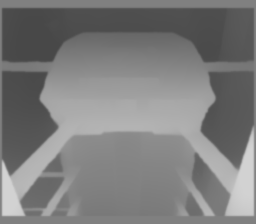
#> input picture web/depth/s09da5e43ea.png, 256 x 224 px
$ python -i make_depth.py   (imports and definitions only)
#> lines starting #> are read from the running program, lines starting #| are printed output that depends on the picture; after the words box and inside, x2 and y2 are one past the last pixel; in counts of white or black regions, pixels touching at a corner belong together
#!/usr/bin/env python3
"""Turns scene captures into depth maps the viewer can load.

  python3 tools/make_depth.py path/to/snatcher-captures [more folders or zips...]

For each capture it finds the illustration (the largest non-black area: Snatcher
draws its pictures in a box with black around them), runs Depth Anything V2 on
just that box, and writes:

  web/depth/<id>.png      8-bit depth, same size as the capture.
                          128 = the screen plane; higher = closer to you.
                          Text, borders and anything outside the picture stay at 128.
  web/depth/manifest.json fingerprints the game uses to recognise each scene.

Needs: numpy, Pillow, scipy, the ONNX Runtime C library and the model. The
runner and model paths are set with ONNX_RUNNER / DEPTH_MODEL (see README).
Only depth maps and fingerprints are written: the captures themselves (the
game's artwork) never go into the repository.
"""
import hashlib, json, os, subprocess, sys, tempfile, zipfile, pathlib
import numpy as np
from PIL import Image, ImageFilter
from scipy import ndimage

ROOT = pathlib.Path(__file__).resolve().parent.parent
OUT = ROOT / 'web' / 'depth'
RUNNER = os.environ.get('ONNX_RUNNER', '/root/depth/run_onnx')
MODEL = os.environ.get('DEPTH_MODEL', '/root/depth/depth_anything_v2_vits.onnx')
SIZE = 518                     # the model's fixed input size

FAR, NEAR = 72, 210            # depth range used inside the picture (128 = screen plane)


def infer(img):
    x = np.asarray(img.convert('RGB').resize((SIZE, SIZE), Image.BICUBIC), dtype=np.float32) / 255.0
    x = ((x - [0.485, 0.456, 0.406]) / [0.229, 0.224, 0.225]).transpose(2, 0, 1)[None].astype(np.float32)
    with tempfile.TemporaryDirectory() as t:
        x.tofile(f'{t}/in.f32')
        r = subprocess.run([RUNNER, MODEL, '1', '3', str(SIZE), str(SIZE), f'{t}/in.f32', f'{t}/out.f32'], capture_output=True, text=True)
        if r.returncode: raise SystemExit('depth model failed: ' + r.stderr)
        return np.fromfile(f'{t}/out.f32', dtype=np.float32).reshape(SIZE, SIZE)


def picture_box(rgb):
    """Bounding box of the largest solid non-black region (the illustration)."""
    lum = rgb.astype(np.float32) @ [0.3, 0.59, 0.11]
    mask = lum > 18
    # close small gaps (dark pixels inside the art), drop thin text lines
    mask = ndimage.binary_closing(mask, np.ones((5, 5)))
    mask = ndimage.binary_opening(mask, np.ones((9, 9)))
    lab, n = ndimage.label(mask)
    if not n: return None
    sizes = ndimage.sum(mask, lab, range(1, n + 1))
    k = int(np.argmax(sizes)) + 1
    if sizes[k - 1] < 0.08 * mask.size: return None          # nothing picture-like (menus, text screens)
    ys, xs = np.where(lab == k)
    return xs.min(), ys.min(), xs.max() + 1, ys.max() + 1


# [27 lines left out: function flatten_screens, not called in this run]


def make_map(img):
    rgb = np.asarray(img.convert('RGB'))
    h, w = rgb.shape[:2]
    depth = np.full((h, w), 128, np.float32)
    box = picture_box(rgb)
    if box:
        x0, y0, x1, y1 = box
        crop = img.crop(box)
        d = infer(crop)
        d = np.asarray(Image.fromarray(d).resize((x1 - x0, y1 - y0), Image.BILINEAR))
        lo, hi = np.percentile(d, 2), np.percentile(d, 98)
        d = np.clip((d - lo) / (hi - lo + 1e-6), 0, 1)
        d = flatten_screens(np.asarray(crop.convert('RGB')), FAR + d * (NEAR - FAR))
        depth[y0:y1, x0:x1] = d
    out = Image.fromarray(np.clip(depth, 0, 255).astype(np.uint8))
    return out.filter(ImageFilter.GaussianBlur(0.8)), box


# [43 lines left out: functions captures, main, not called in this run]


# [2 lines not run here, left out]

>>> from PIL import Image
>>> picture = Image.open('../web/depth/s09da5e43ea.png')
#> picture is the input picture: PIL image 256x224 L; min 72, max 210, mean 124.5
>>> result = make_map(picture)
#> in picture_box, `mask = lum > 18`: mask: shape (224, 256) bool; every value is 1
#> in picture_box, `mask = ndimage.binary_closing(mask, np.ones((5, 5)))`:
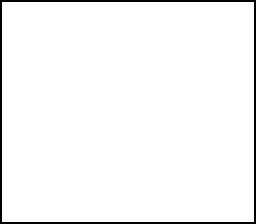
#> mask: shape (224, 256) bool; 96.7% white; 1 black region, box (x1, y1, x2, y2) and area: (0, 0, 256, 224) 1904
#> in picture_box, `lab, n = ndimage.label(mask)`: n = 1
#> in picture_box, `sizes = ndimage.sum(mask, lab, range(1, n + 1))`: sizes = [55440]
#> in picture_box, `k = int(np.argmax(sizes)) + 1`: k = 1
#> in make_map, `box = picture_box(rgb)`: box = (2, 2, 254, 222)
#> in make_map, `x0, y0, x1, y1 = box`: x0 = 2; x1 = 254; y1 = 222
#> in make_map, `crop = img.crop(box)`:
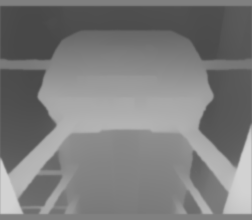
#> crop: PIL image 252x220 L; min 72, max 210, mean 124.3
#> in infer, `x = np.asarray(img.convert('RGB').resize((SIZE, SIZE), Image.BICUBIC),..`:
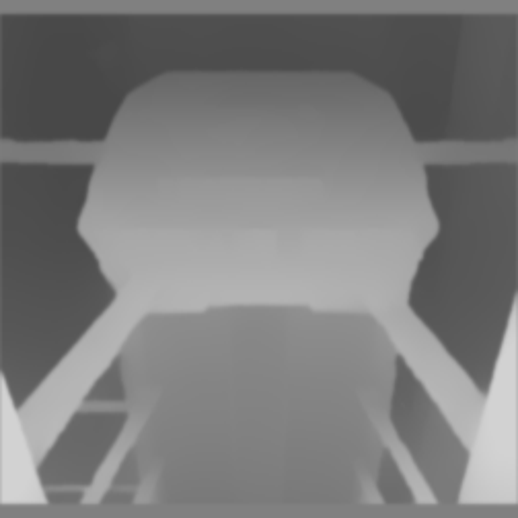
#> x: shape (518, 518, 3) float32; min 0.282, max 0.827, mean 0.488
#> (the run stopped early here; a loop or call above may not have finished)

$ run again, on web/depth/s3d9080c204.png
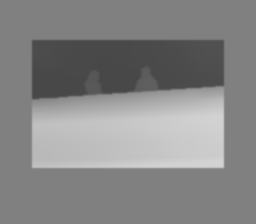
#> input picture web/depth/s3d9080c204.png, 256 x 224 px
#> picture is the input picture: PIL image 256x224 L; min 72, max 210, mean 134
#> lab: shape (224, 256) int32; values 0 (black) and 1 (white), 96.7% white; 1 black region, box (x1, y1, x2, y2) and area: (0, 0, 256, 224) 1904
#> n = 1
#> sizes = [55440]
#> k = 1
#> box = (2, 2, 254, 222)
#> x0 = 2; x1 = 254; y1 = 222
#> in infer, `x = np.asarray(img.convert('RGB').resize((SIZE, SIZE), Image.BICUBIC),..`:
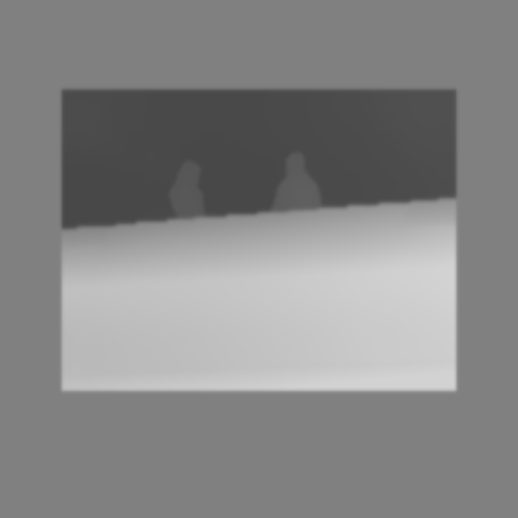
#> x: shape (518, 518, 3) float32; min 0.282, max 0.824, mean 0.526

$ run again, on web/depth/s46cef2b627.png
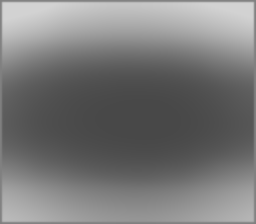
#> input picture web/depth/s46cef2b627.png, 256 x 224 px
#> picture is the input picture: PIL image 256x224 L; min 72, max 210, mean 120.6
#> lab: shape (224, 256) int32; values 0 (black) and 1 (white), 96.7% white; 1 black region, box (x1, y1, x2, y2) and area: (0, 0, 256, 224) 1904
#> n = 1
#> sizes = [55440]
#> k = 1
#> box = (2, 2, 254, 222)
#> x0 = 2; x1 = 254; y1 = 222
#> in make_map, `crop = img.crop(box)`:
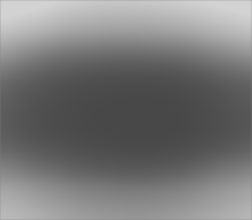
#> crop: PIL image 252x220 L; min 72, max 210, mean 120.2
#> in infer, `x = np.asarray(img.convert('RGB').resize((SIZE, SIZE), Image.BICUBIC),..`:
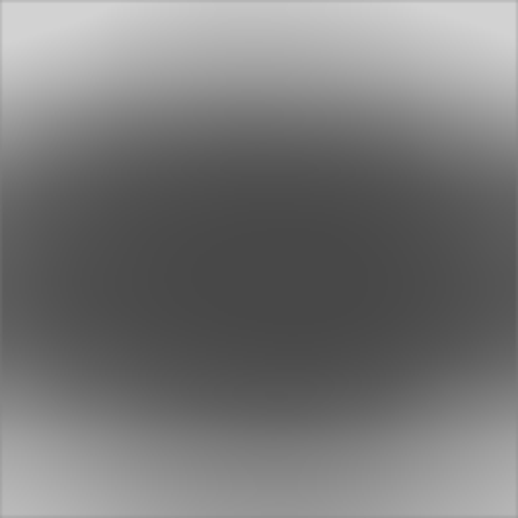
#> x: shape (518, 518, 3) float32; min 0.282, max 0.824, mean 0.471
